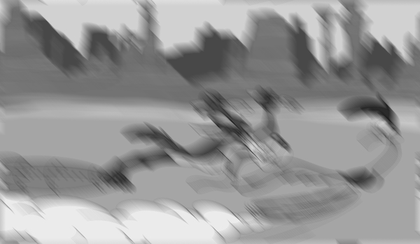
%> input picture p03_Bild1.png, 420 x 244 px, shrunk from 600 x 348 before the run
$ octave p03_comp.m   (GNU Octave 9; MATLAB toolbox functions it lacks are replaced by stand-ins)
%> lines starting %> are read from the running program, lines starting %| are printed output that depends on the picture; in (x1, y1, x2, y2) boxes, pixels count from 0 and x2, y2 are one past the last pixel; in counts of white or black regions, pixels touching at a corner belong together; the program's own positions count from 1
### p03_wien_filt.m
function img_rest = p03_wien_filt(img_blur, psf,k)

m = size(img_blur,1);
n = size(img_blur,2);
img_rest = zeros(m,n);

for u = 1:1:m
  for v = 1:1:n
  img_rest(u,v) =((1/psf(u,v))*(abs(psf(u,v))^2)/(abs(psf(u,v))^2) + k);
  end
end

end

### p03_comp.m
clear;
close all;
clc;

%Einlesen des Bildes und anschließende Konvertierung in den Typ double
img_blur = double(imread('p03_Bild1.png'));
%> img_blur: size 244x420 double; min 28, max 242, mean 150.4; mean of the top-left, top-right, bottom-left and bottom-right quarters 140.8, 135.6, 170.9, 154.2
figure('name','Original','numbertitle','off'), imshow(img_blur);

%Punktantwort:
%Bewegum um 135 Grad gegen den Uhrzeigersinn
%Ausbreitung von 17 Pixel: 1px im Ursprung, 8px im 2. und 4. Quadranten
m = size(img_blur,1);
%> m = 244
n = size(img_blur,2);
%> n = 420
psf = zeros(m,n);
psf(floor(m/2), floor(n/2)) = 1/17;
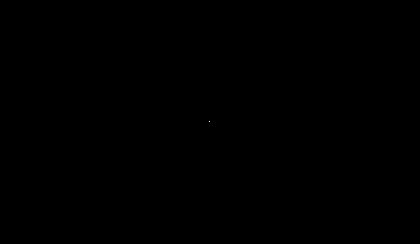
%> psf: size 244x420 double; values 0 (black) and 0.0588 (white), 0% white in thin lines or dots, all inside (x1, y1, x2, y2) = (209, 121, 210, 122)

for t = 1:1:8
    psf(floor(m/2)+t, floor(n/2)+t) = 1/17; %2.Quadrant
    psf(floor(m/2)-t, floor(n/2)-t) = 1/17; %4.Quadrant
end
%> psf: size 244x420 double; values 0 (black) and 0.0588 (white), 0.02% white in thin lines or dots, all inside (x1, y1, x2, y2) = (201, 113, 218, 130)

%Transformieren von img_blur und psf in Frequenzraum
fftblur = fft2(img_blur);
fftpsf = fftshift(fft2(psf));

%Entfernen der Störung durch inverse Filterung
image_new = fftblur./fftpsf;
image_new = ifftshift(ifft2(image_new));
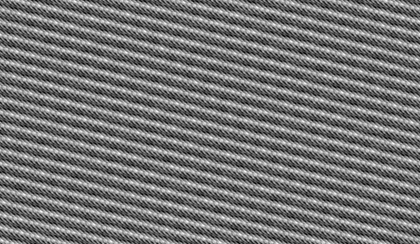
%> image_new: size 244x420 double; min -6259, max 7630, mean 150.4; drawn with min black and max white
figure('name','Inverse Filter','numbertitle','off'), imshow(image_new,[]);

%Wiener Filterung
img_wien = ifftshift(ifft2(p03_wien_filt(img_blur, psf, 0.001)));
%> after the loop in p03_wien_filt, `for u = 1:1:m`: img_rest: size 244x420 double; 99.98% of the values are NaN or infinite; the others: min 17, max 17, mean 17
figure('name','Wiener Filter','numbertitle','off'), imshow(img_wien,[]);
%> (this line was passed over: imshow is not available in this run)

%Interpretation durch Ueberlegungen, jedoch gab es Probleme bei der Umsezuung (Division durch 0)
%K kann beliebig gewaehlt werden:
%grosses K  => sieht aus wie das Originalbild
%kleines K => sieht aus wie das invers gefilterte Bild

$ run again, with p01_Bild1.png copied over p03_Bild1.png
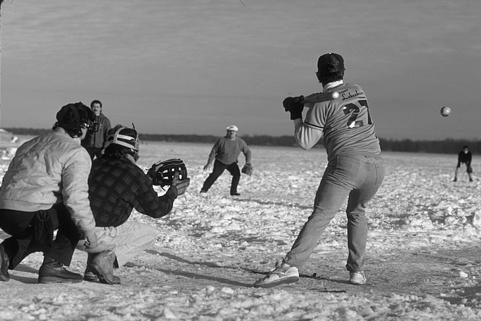
%> input picture p01_Bild1.png, 481 x 321 px
%> `imshow(img_blur)`:
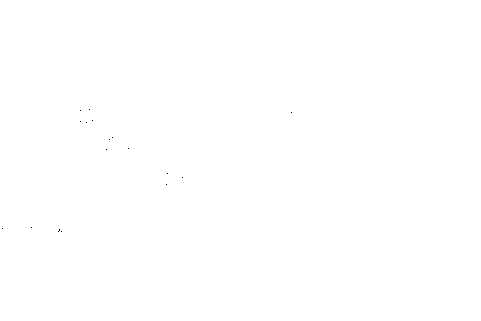
%> displayed picture: size 321x481, on the screen's scale of 0 to 255; 100% white; black in thin lines or dots, all inside (x1, y1, x2, y2) = (2, 109, 292, 232)
%> `imshow(image_new,[])`:
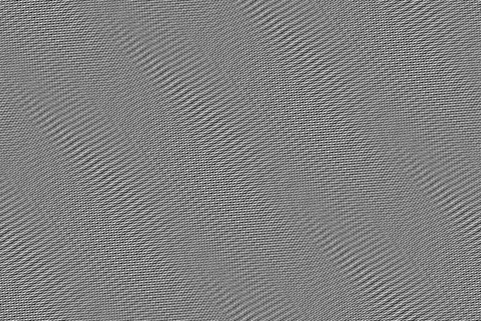
%> displayed picture: size 321x481, on the screen's scale of 0 to 255; min 0, max 255, mean 128.4

$ run again, with p01_Bild2.png copied over p03_Bild1.png
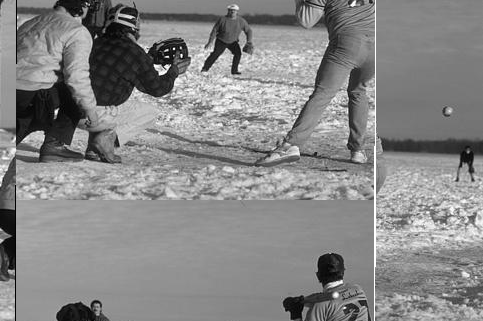
%> input picture p01_Bild2.png, 483 x 321 px
%> `imshow(img_blur)`:
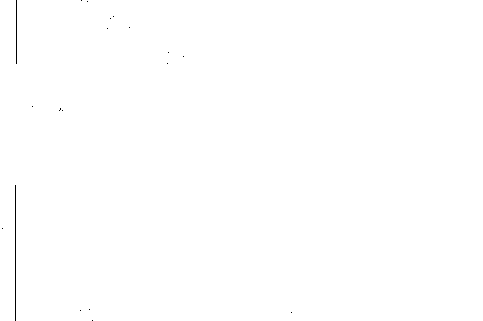
%> displayed picture: size 321x483, on the screen's scale of 0 to 255; 99.9% white; black in thin lines or dots, all inside (x1, y1, x2, y2) = (2, 0, 292, 321)
%> `imshow(image_new,[])`:
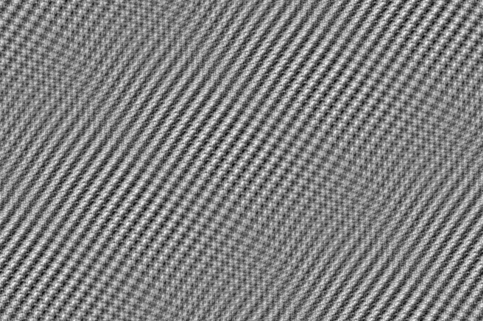
%> displayed picture: size 321x483, on the screen's scale of 0 to 255; min 0, max 255, mean 127.6

$ run again, with p04_Bild1.png copied over p03_Bild1.png
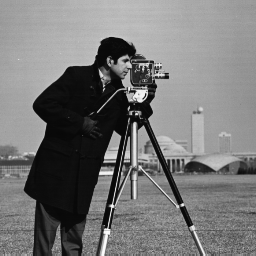
%> input picture p04_Bild1.png, 256 x 256 px
%> `image_new = ifftshift(ifft2(image_new));`:
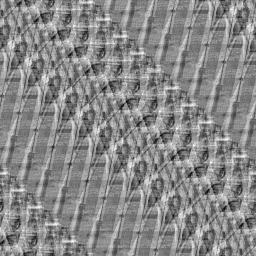
%> image_new: size 256x256 double; min -7607, max 6836, mean 118.7; drawn with min black and max white
